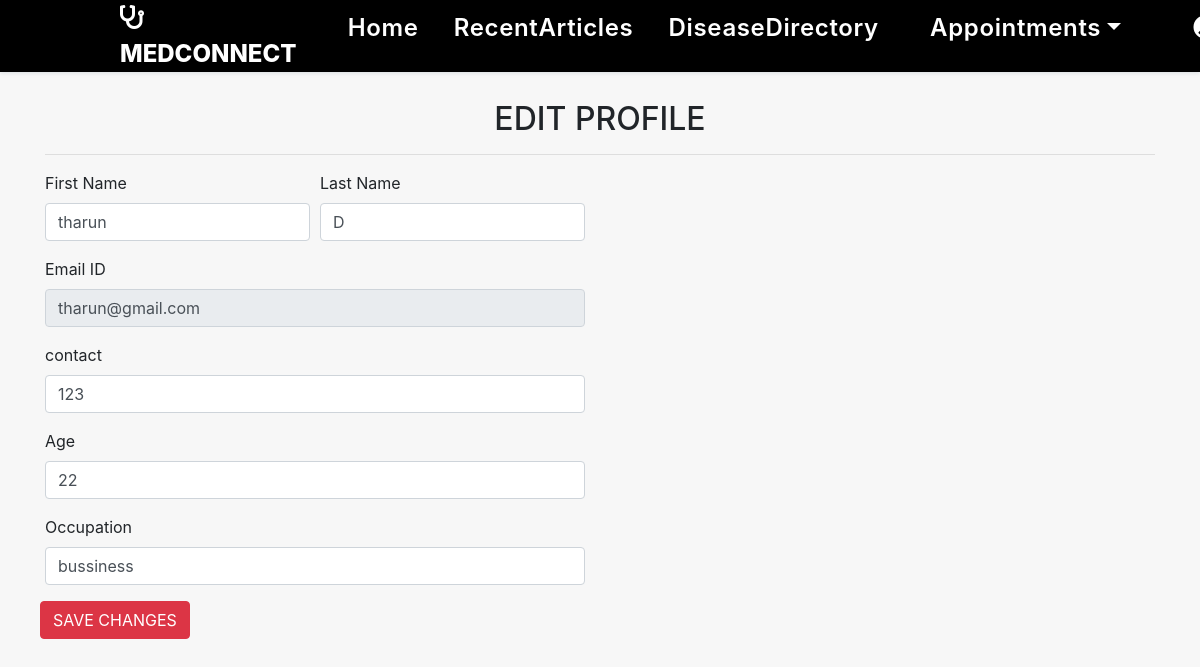
Page /editprofile (signed in) on the committed database.
### Patient/models.py (models this page shows, shortened)
class Patient(models.Model):
    user=models.ForeignKey(User, null=True, on_delete=models.CASCADE)
    Firstname = models.CharField(null=True,max_length=50)
    Lastname = models.CharField(null=True,max_length=30)
    email = models.EmailField(null=True,max_length=50)
    contactno = models.CharField(max_length=12)
    age = models.PositiveIntegerField(null=True)
    occupation = models.CharField(null=True,max_length=50)

### Patient/views.py (the view, shortened to what this page needs)
# urls.py: path('editprofile',editprofile,name='editprofile'),
def editprofile(request):
    if not request.user.is_authenticated:
        return redirect('userlogin')
    error=False
    user=User.objects.get(id=request.user.id)
    data=Patient.objects.get(user=user)
    d={'data':data,'user':user,'error':error}
    return render(request,'editprofile.html',d)

### Patient/templates/editprofile.html (shortened to what this page needs)
{% extends 'patient_nav.html' %}
{% load static%}
{% block body%}
<div class="container"style="margin-top:90px;">
    <h2 class="text-center">EDIT PROFILE</h2>
    <hr>
    <div class="row">
        <div class="col-md-6">
            <form action="" method="post">
                <div class="form-row">
                    <div class="form-group col-sm-6">
                        <label for="">First Name</label>
                        <input type="text" class="form-control" name="fname" value="{{data.user.first_name}}">
                    </div>
                    <div class="form-group col-sm-6">
                        <label for="">Last Name</label>
                        <input type="text" class="form-control" name="lname" value="{{data.user.last_name}}">
                    </div>
                    <div class="form-group col-md-12">
                        <label for="">Email ID</label>
                        <input type="email" class="form-control" name="emailid" value="{{data.user.username}}" disabled>
                    </div>
                    <div class="form-group col-md-12">
                        <label for="">contact</label>
                        <input type="number" class="form-control" name="con" value="{{data.contactno}}">
                    </div>
                    <div class="form-group col-md-12">
                        <label for="">Age</label>
                        <input type="number" class="form-control" name="age" value="{{data.age}}">
                    </div>
                    <div class="form-group col-md-12">
                        <label for="">Occupation</label>
                        <input type="text" class="form-control" name="occupation" value="{{data.occupation}}">
                    </div>
                <input type="submit" class="btn btn-danger" value="SAVE CHANGES">
            </form>
        </div>
    </div><br>
</div>
{%endblock%}

### Patient/static/css/mystyle.css (style rules this page uses)
* { margin: 0; padding: 0; box-sizing: border-box; text-decoration: none; outline: none; border: none; transition: all 0.2s linear; }
html { overflow-x: hidden; scroll-behavior: smooth; }
body { background: #f7f7f7; padding: 10px; }
html { overflow-x: hidden; }

### rows in the picture
Patient: fname "tharun", lname "D", emailid "tharun@gmail.com", con "123", age "22", occupation "bussiness"
